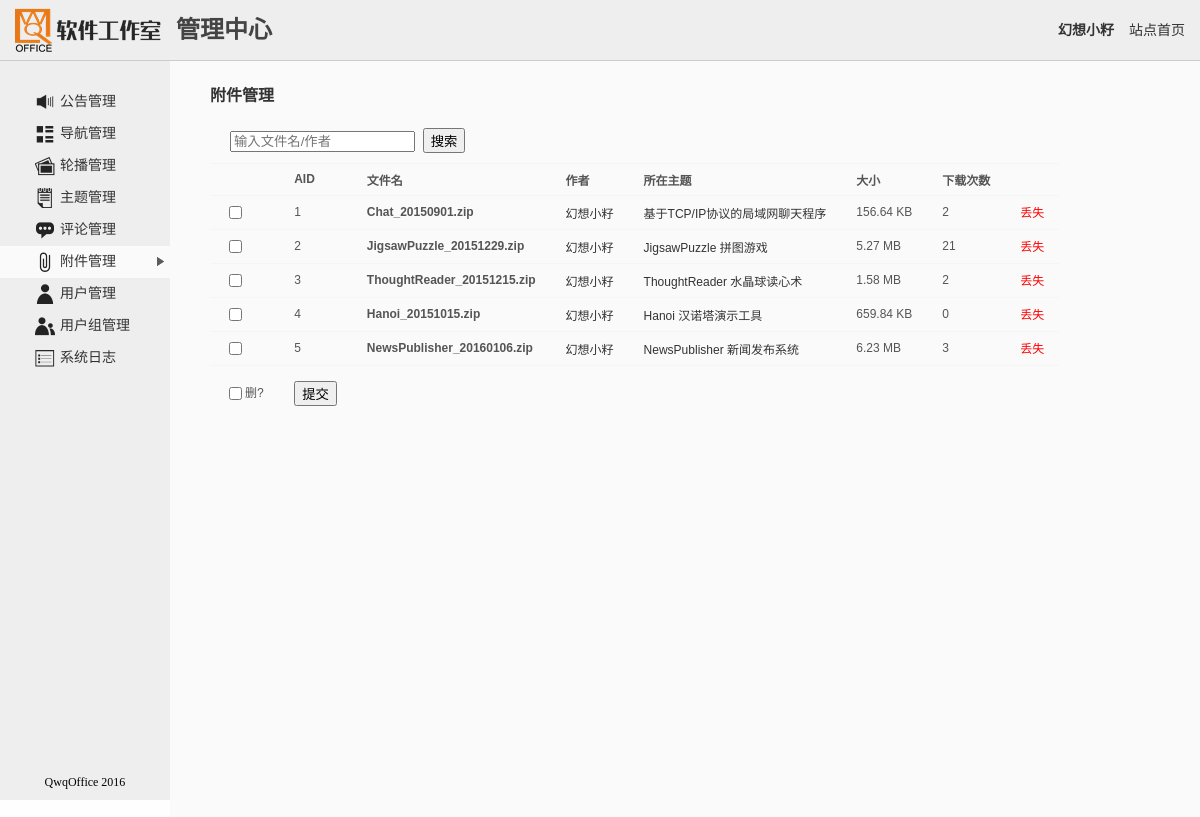
Screenshot of /admin.php?mod=attach (signed in) with the database file from the repository.
### tables this page shows
CREATE TABLE IF NOT EXISTS `qo_attach` (
  `AID` int(11) NOT NULL AUTO_INCREMENT,
  `Author` char(20) NOT NULL,
  `FileSize` char(20) NOT NULL,
  `FileName` text NOT NULL,
  `RealFileName` text NOT NULL,
  `DownCount` int(11) NOT NULL,
  PRIMARY KEY (`AID`)
);

CREATE TABLE IF NOT EXISTS `qo_user` (
  `UID` int(10) NOT NULL AUTO_INCREMENT,
  `GID` int(10) NOT NULL,
  `Username` char(20) NOT NULL,
  `Password` char(32) NOT NULL,
  `RegIP` char(15) NOT NULL,
  `RegDate` datetime NOT NULL,
  `LastLogin` datetime NOT NULL,
  `Privacy` char(20) NOT NULL,
  PRIMARY KEY (`UID`),
  UNIQUE KEY `Username` (`Username`)
);

CREATE TABLE IF NOT EXISTS `qo_article` (
  `TID` int(10) NOT NULL AUTO_INCREMENT,
  `CID` int(10) NOT NULL,
  `UID` int(10) NOT NULL,
  `Title` char(40) NOT NULL,
  `Content` text NOT NULL,
  `Time` datetime NOT NULL,
  `ClickCount` int(10) NOT NULL,
  `ArticleType` char(20) NOT NULL,
  PRIMARY KEY (`TID`),
  KEY `qo_article_ibfk_1` (`CID`)
);

### include/func.php (called while the page is built, shortened)
<?php
	function getUID($username){
		$u=mysql_fetch_array(mysql_query("select UID from qo_user where Username='{$username}'"));
		return $u["UID"];
	}
?>

### admin.php (the view, shortened to what this page needs)
<!DOCTYPE html PUBLIC "-//W3C//DTD XHTML 1.0 Transitional//EN" "http://www.w3.org/TR/xhtml1/DTD/xhtml1-transitional.dtd">
<html xmlns="http://www.w3.org/1999/xhtml">
<head>
<link href="css/style.admin.css" rel="stylesheet" type="text/css" />
<link rel="stylesheet" href="ke4/themes/default/default.css" />
<link rel="stylesheet" href="ke4/plugins/code/prettify.css" />
</head>
<body>
<?php
	require_once("include/func.php");
	if(isset($_GET["mod"])){
		$mod=$_GET["mod"];
	}else{
		$mod="";
	}
	if(isset($_GET["page"])){
		$page=$_GET["page"];
	}else{
		$page="1";
	}
	$PageSize=10;
	$PageCount=8;
	$start=($page-1)*$PageSize;
	$u=$_SESSION["qo_user"];
	$uid=getUID($u);
	$menus=array("notice"=>"公告管理",
				 "navi"=>"导航管理",
				 "carousel"=>"轮播管理",
				 "article"=>"主题管理",
				 "reply"=>"评论管理",
				 "attach"=>"附件管理",
				 "user"=>"用户管理",
				 "usergrp"=>"用户组管理",
				 "logs"=>"系统日志");
	echo "<table cellpadding='0' cellspacing='0' width='100%' height='100%'><tr><td height='61' colspan='2'>";
	echo "<div id='header'>";
	echo "<a href='admin.php'><img src='images/logo.png' width='146' height='50' style='float:left;margin-left:15px;' />";
	echo "<span class='title'>管理中心</span></a>";
	echo "<span class='home'><a href='index.php'>站点首页</a></span>";
	echo "<span class='greeting'><a href='index.php?{$uid}'>{$_SESSION['qo_user']}</a></span>";
	echo "</div></td></tr>";
	echo "<tr><td width='170' style='vertical-align:top;position:relative;background-color:#EEE;'>";
	echo "<div id='menu'>";
	echo "<ul>";
	foreach($menus as $key=>$value){
		$curStr=$mod==$key ? "class='cur'" : "";
		echo "<a href='admin.php?mod={$key}' {$curStr}><img src='images/{$key}.png' width='20' height='20' /><li>{$value}</li></a>";
	}
	echo "</ul>";
	echo "<span class='copyright'>QwqOffice 2016</span>";
	echo "</div></td>";
	echo "<td style='vertical-align:top;'>";
	echo "<div id='content'>";
	if($mod=="notice"){
		$types=array("String"=>"文字", "Link"=>"链接");
		$status=array("Show"=>"显示","Hide"=>"隐藏");
		if(isset($_GET["opr"])){
			$opr=$_GET["opr"];
		}else{
			$opr="mgr";
		}
		if($opr=="mgr" || $opr=="search"){
			$globaltitle="公告管理";
			$kwd="";
			if(isset($_GET["kwd"])) $kwd=$_GET["kwd"];
			echo "<h4>{$globaltitle}</h4>";
			echo "<div class='search'><form action='' autocomplete='off' method='get'>";
			echo "<input type='hidden' name='mod' value='{$mod}' />";
			echo "<input type='hidden' name='opr' value='search' />";
			echo "<input type='text' name='kwd' placeholder='输入标题/链接/是否显示' value='{$kwd}' />";
			echo "&nbsp;&nbsp;<input type='submit' value='搜索' />";
			echo "</form></div>";
			echo "<form action='admin_comm.php' method='post'><table id='table' cellspacing='0'>";
			echo "<tr><td></td><td>NID</td><td>作者</td><td>标题</td><td>类型</td><td>内容</td><td>时间</td><td>状态</td><td></td></tr>";
			if($opr=="mgr"){
				$sql="select * from qo_notice,qo_user where qo_notice.UID=qo_user.UID order by NID";
			}else{
				$kwd=mb_substr(addslashes(str_replace(" ","%",$_GET["kwd"])),0,10,"utf-8");
				$sql="select * from qo_notice,qo_user where qo_notice.UID=qo_user.UID and (Title like '%{$kwd}%' or Content like '%{$kwd}%') order by NID";
			}
			$number=mysql_num_rows(mysql_query($sql));
			$result=mysql_query($sql." limit {$start},{$PageSize}");
			$maxPage=$number%$PageSize==0 ? $number/$PageSize : floor($number/$PageSize)+1;
			while($arr=mysql_fetch_array($result)){
				$month=substr($arr["Time"],0,7);
				echo "<tr><td><input type='checkbox' name='delete[]' value='{$arr['NID']}' /></td>";
				echo "<td>{$arr['NID']}</td>";
				echo "<td><a href='home.php?mod=spc&ac=profile&uid={$arr['UID']}#notice{$arr['NID']}'>{$arr['Username']}</td>";
				echo "<td class='noticetitle'><a href='home.php?mod=notice&ac=notice&date={$month}&nid={$arr['NID']}' style='color:black'>{$arr['Title']}</a></td>";
				echo "<td>{$types[$arr['NoticeType']]}</td>";
				echo "<td>{$arr['Content']}</td>";
				echo "<td>{$arr['Time']}</td>";
				echo "<td>{$status[$arr['Status']]}</td>";
				echo "<td><a href='admin.php?mod=notice&opr=edit&nid={$arr['NID']}' class='mainlink'>编辑</a></td></tr>";
			}
			echo "<tr><td><input id='checkbox' type='checkbox' onclick='checkAll(this)' /><label for='checkbox'>删?</label></td>";
			echo "<td><input type='submit' name='{$mod}' value='提交' /></td>";
			echo "<td colspan='6'>";
			print_page($number,$PageSize,$page,$PageCount,true);
			echo "</td><td></td></tr>";
			echo "<tr><td colspan='10'><a href='admin.php?mod=notice&opr=new'><input type='button' value='发布公告' /></a></td></tr>";
			echo "</table></form>";
		}
		else if($opr=="new" || $opr=="edit"){
			if($opr=="edit"){
				if(isset($_GET["nid"])){
					$nid=$_GET["nid"];
					chkExists("qo_notice","NID",$uid);
				}else{
					exit;
				}
				$notice=mysql_fetch_array(mysql_query("select * from qo_notice where NID={$nid}"));
				$oldspan=$notice["Title"];
				$oldtitle=strip_tags($oldspan);
				$oldtype=$notice["NoticeType"];
				$oldcontent=str_replace("<br />","\r\n",$notice["Content"]);
				$oldsta=$notice["Status"];
				$globaltitle="公告管理-编辑公告";
				echo "<h4>{$globaltitle}</h4>";
			}else{
				$oldtitle="";
				$oldtype="";
				$oldcontent="";
				$oldsta="";
				$globaltitle="公告管理-发布公告";
				echo "<h4>{$globaltitle}</h4>";
			}
			echo "<form action='admin_comm.php' autocomplete='off' method='post' onsubmit='return chkNotice()'>";
			echo "<table id='table' class='detail-table' cellspacing='0'>";
			echo "<tr><td><p><label for='noticeTitle'>标题</label></p>";
			echo "<p><input type='text' name='noticeTitle' id='noticeTitle' value='{$oldtitle}' />";
			echo "</p></td></tr>";
			echo "<tr><td><p><label>类型：</label></p>";
			$i=1;
			foreach($types as $k=>$v){
				$checkStr=$i==1?"checked":"";
				if($opr=="edit") $checkStr=$oldtype==$k?"checked":"";
				echo "<p class='inputradio'><input type='radio' name='type' value='{$k}' id='{$k}' {$checkStr} /><label for='{$k}'>{$v}</label></p>";
				$i++;
			}
			echo "</td></tr>";
			echo "<tr><td><p><label for='noticeContent'>内容：</label></p>";
			echo "<p><textarea name='noticeContent' id='noticeContent' max-width='200'>{$oldcontent}</textarea></p></td></tr>";
			echo "<tr><td><p><label>状态</label></p>";
			echo "<p class='inputradio'>";
			$i=1;
			foreach($status as $k=>$v){
				$checkStr=$i==1?"checked":"";
				if($opr=="edit") $checkStr=$oldsta==$k?"checked":"";
				echo "<input type='radio' name='status' value='{$k}' id='{$k}' {$checkStr} /><label for='{$k}'>{$v}</label>&nbsp;&nbsp;";
				$i++;
			}
			echo "</p>";
			echo "</td></tr>";
			echo "<tr><td><p><input type='submit' name='{$mod}' id='{$mod}' value='提交' />";
			echo "<input type='hidden' name='opr' value='{$opr}' />";
			echo "&nbsp;&nbsp;<input type='reset' value='重置' /></p></td></tr>";
			if($opr=="edit"){
				echo "<div id='oldspan' style='display:none'>{$oldspan}</div>";
				echo "<input type='hidden' name='nid' value='{$_GET['nid']}' />";
			}
			echo "</table></form>";
		}else{
			header("location: admin.php");
			exit;
		}
	}
	else if($mod=="attach"){
		$globaltitle="附件管理";
		$kwd="";
		echo "<h4>{$globaltitle}</h4>";
		echo "<div class='search'><form action='' autocomplete='off' method='get'>";
		echo "<input type='text' name='kwd' placeholder='输入文件名/作者' value='{$kwd}' />";
		echo "&nbsp;&nbsp;<input type='submit' value='搜索' />";
		echo "</form></div>";
		echo "<form action='admin_comm.php' autocomplete='off' method='post'><table id='table' cellspacing='0'>";
		echo "<tr><td></td><td>AID</td><td>文件名</td><td>作者</td><td>所在主题</td><td>大小</td><td>下载次数</td><td></td></tr>";
		if(!isset($_GET["kwd"])){
			$sql="select * from qo_attach,qo_user where qo_attach.Author=qo_user.UID order by AID";
		}else{
			$kwd=mb_substr(addslashes(str_replace(" ","%",$_GET["kwd"])),0,10,"utf-8");
			$sql="select * from qo_attach,qo_user where qo_attach.Author=qo_user.UID and (FileName like '%{$kwd}%' or Author like '%{$kwd}%') order by AID";
		}
		$result=mysql_query($sql." limit {$start},{$PageSize}");
		while($arr=mysql_fetch_array($result)){
			echo "<tr><td><input type='checkbox' name='delete[]' value='{$arr['AID']}' /></td>";
			echo "<td>{$arr['AID']}</td>";
			echo "<td class='bolder'>{$arr['FileName']}</td>";
			echo "<td><a href='index.php?{$arr['UID']}'>{$arr['Username']}</a></td>";
			$result1=mysql_query("select * from qo_article where Content like '%download.php?aid={$arr['AID']}%'");
			if(mysql_num_rows($result1)>0){
				$article=mysql_fetch_array($result1);
				echo "<td><a href='article.php?mod=view&tid={$article['TID']}'>{$article['Title']}</a></td>";
			}else{
				echo "<td>-</td>";
			}
			echo "<td>{$arr['FileSize']}</td>";
			echo "<td>{$arr['DownCount']}</td>";
			echo "<td>".(file_exists($arr["RealFileName"])? "<a href='download.php?aid={$arr['AID']}&count=no' class='mainlink'>下载</a>" : "<span style='color:#F00'>丢失</span>")."</td></tr>";
		}
		echo "<tr><td><input id='checkbox' type='checkbox' onclick='checkAll(this)' /><label for='checkbox'>删?</label></td>";
		echo "<td><input type='submit' name='{$mod}' value='提交' /></td>";
		echo "<td colspan='5'>";
		echo "</td><td></td></tr>";
		echo "</table></form>";
	}
	echo "</div></td></tr>";
?>
</body>
</html>

### css/style.admin.css (style rules this page uses)
body, html { height:100%; }
body { font-family:Microsoft YaHei,Tahoma,Helvetica,'SimSun',sans-serif; background-color:rgb(254,254,254); overflow-y:scroll; margin: 0px; padding: 0px; }
.bolder { font-weight:bolder; }
a,img { border:none; }
a { font-family: Microsoft YaHei,Tahoma,Helvetica,'SimSun',sans-serif; text-decoration:none; color:#333; }
span { font-family:"微软雅黑"; }
#header { background-color: #EEE; width: 100%; height:50px; padding-top:5px; padding-bottom:5px; border-bottom:1px solid #CCC; }
#header .title { float:left; padding-left:15px; font-family:"微软雅黑"; font-size:24px; font-weight:bolder; line-height:50px; display:block; height:50px; color:#444; }
#header .greeting { float: right; font-size: 14px; font-weight: bolder; line-height: 50px; display: block; height: 50px; color: #444; margin-right:10px; }
#header .home { float:right; font-size:14px; line-height:50px; display:block; height:50px; color:#444; padding-left:5px; padding-right:5px; margin-right:10px; }
#menu { height: 100%; width: 170px; background-color:#EEE; }
#menu ul { padding:0px; margin:0px; padding-top:25px; display:block; list-style-type:none; }
#menu ul img { display:block; float:left; margin-right:5px; }
#menu ul li { position:relative; display:block; line-height:20px; }
#menu ul a,#menu ul a:visited { color:#333; padding-bottom:6px; padding-top:6px; padding-left:35px; display:block; line-height:20px; text-decoration:none; font-family:"微软雅黑"; font-size:14px; transition:background-color ease-in-out 0.2s; }
#menu ul a:hover, #menu ul a.cur { background-color:#FAFAFA; }
#menu ul a.cur li:after { position:absolute; opacity:0.8; top:2px; right:2px; content:url(../images/triangle.png); }
#menu .copyright { width:100%; font-size:12px; text-align:center; display:block; position:absolute; bottom:10px; left:0px; }
#content { background:#FAFAFA; padding-bottom:20px; width: 100%; height: 100%; }
#content table { color:#555; font-size:12px; }
#content form { color:#333; font-size:14px; }
#content>h4 { margin-top:0px; padding-top:1.33em; padding-left:40px; color:#333; }
#content>form { padding-left:40px; }
#content>form>table tr:first-child { font-weight:bolder; }
#content>form>table tr:last-child td { padding-top:15px; }
#content>form>table input { vertical-align:middle; }
#content>form>table label { font-family:"Lucida Console", Monaco, monospace; }
#navi-table td, #carou-table td, #table td, #info-table td { padding-left: 15px; padding-right: 15px; }
#table td, #info-table td { padding-top:7px; padding-bottom:7px; border-top: 1px solid #F5F5F5; }
.search { padding-left:60px; padding-bottom:10px; }

### rows the page displays
qo_attach: AID "1", FileName "Chat_20150901.zip", qo_user.Username "幻想小籽", qo_article.Title "基于TCP/IP协议的局域网聊天程序", FileSize "156.64 KB", DownCount "2", shows "丢失"
qo_attach: AID "2", FileName "JigsawPuzzle_20151229.zip", qo_user.Username "幻想小籽", qo_article.Title "JigsawPuzzle 拼图游戏", FileSize "5.27 MB", DownCount "21", shows "丢失"
qo_attach: AID "3", FileName "ThoughtReader_20151215.zip", qo_user.Username "幻想小籽", qo_article.Title "ThoughtReader 水晶球读心术", FileSize "1.58 MB", DownCount "2", shows "丢失"
qo_attach: AID "4", FileName "Hanoi_20151015.zip", qo_user.Username "幻想小籽", qo_article.Title "Hanoi 汉诺塔演示工具", FileSize "659.84 KB", DownCount "0", shows "丢失"
qo_attach: AID "5", FileName "NewsPublisher_20160106.zip", qo_user.Username "幻想小籽", qo_article.Title "NewsPublisher 新闻发布系统", FileSize "6.23 MB", DownCount "3", shows "丢失"

### other values shown
$_SESSION['qo_user'] "幻想小籽"
$value "公告管理"
$value "导航管理"
$value "轮播管理"
$value "主题管理"
$value "评论管理"
$value "附件管理"
$value "用户管理"
$value "用户组管理"
$value "系统日志"
$globaltitle "附件管理"
